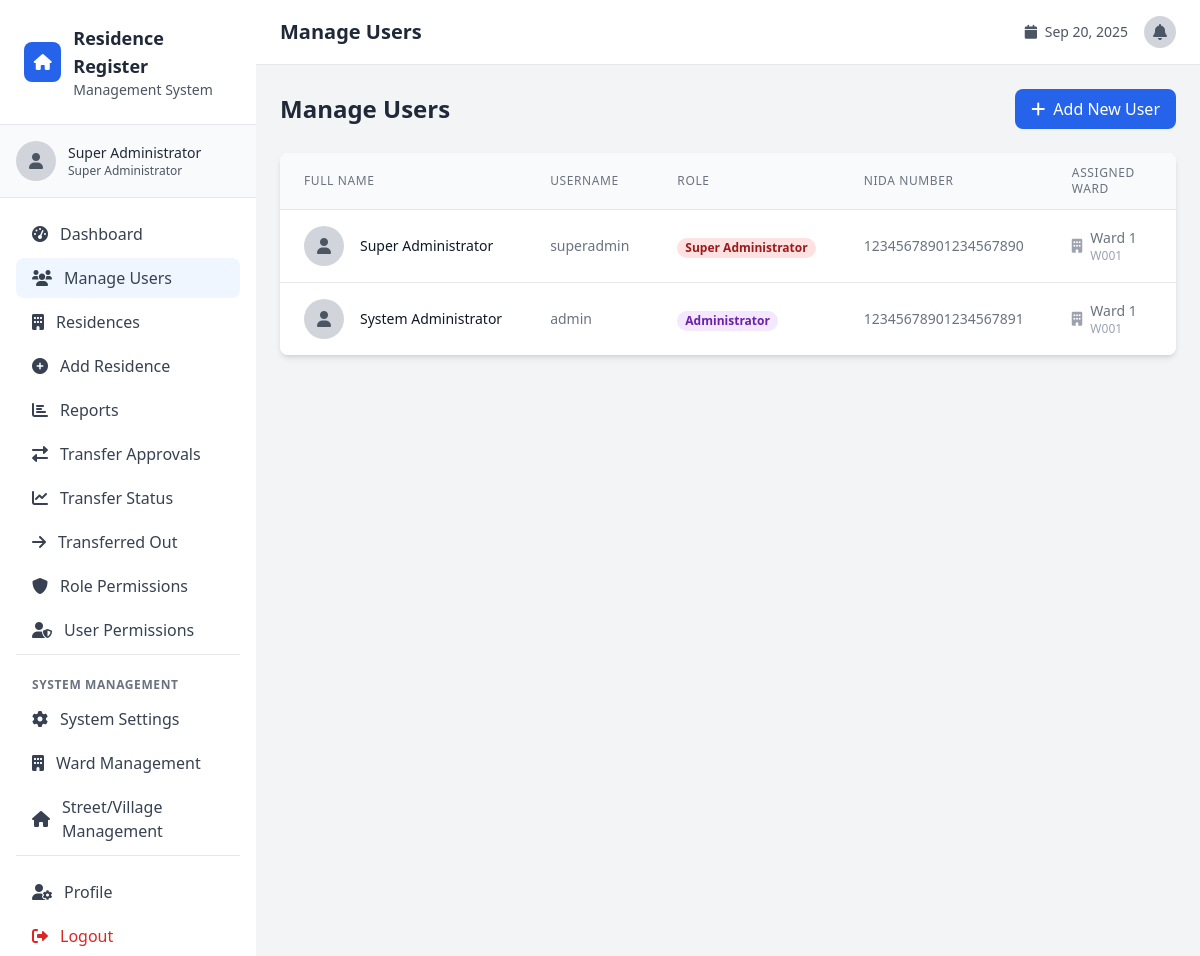
/users.php (signed in), run on the app's committed database.
### tables this page shows
CREATE TABLE users (
    id INT AUTO_INCREMENT PRIMARY KEY,
    full_name VARCHAR(255) NOT NULL,
    username VARCHAR(100) UNIQUE NOT NULL,
    password VARCHAR(255) NOT NULL,
    role ENUM('super_admin', 'admin', 'weo', 'veo', 'data_collector') NOT NULL,
    nida_number VARCHAR(20) UNIQUE NOT NULL,
    assigned_ward_id INT NULL,
    assigned_village_id INT NULL,
    created_at TIMESTAMP DEFAULT CURRENT_TIMESTAMP,
    updated_at TIMESTAMP DEFAULT CURRENT_TIMESTAMP ON UPDATE CURRENT_TIMESTAMP,
    is_active BOOLEAN DEFAULT TRUE,
    FOREIGN KEY (assigned_ward_id) REFERENCES wards(id),
    FOREIGN KEY (assigned_village_id) REFERENCES villages(id)
);

CREATE TABLE wards (
    id INT AUTO_INCREMENT PRIMARY KEY,
    ward_name VARCHAR(255) NOT NULL,
    ward_code VARCHAR(20) UNIQUE NOT NULL,
    description TEXT,
    is_active BOOLEAN DEFAULT TRUE,
    created_by INT NULL,
    created_at TIMESTAMP DEFAULT CURRENT_TIMESTAMP,
    updated_at TIMESTAMP DEFAULT CURRENT_TIMESTAMP ON UPDATE CURRENT_TIMESTAMP
);

### includes/functions.php (called while the page is built, shortened)
<?php
function getRoleDisplayName($role) {
    $roles = [
        'super_admin' => 'Super Administrator',
        'admin' => 'Administrator',
        'weo' => 'Ward Executive Officer',
        'veo' => 'Village Executive Officer'
    ];
    return $roles[$role] ?? $role;
}
?>

### users.php (the view, shortened to what this page needs)
<?php
require_once 'config/database.php';
require_once 'includes/functions.php';
try {
    if (isSuperAdmin()) {
        $stmt = $pdo->query("
            SELECT u.id, u.full_name, u.username, u.role, u.nida_number, u.created_at, u.is_active,
                   u.assigned_ward_id, u.assigned_village_id,
                   w.ward_name, w.ward_code,
                   v.village_name, v.village_code
            FROM users u
            LEFT JOIN wards w ON u.assigned_ward_id = w.id
            LEFT JOIN villages v ON u.assigned_village_id = v.id
            ORDER BY u.created_at DESC
        ");
    }
    if (isset($stmt)) {
        $users = $stmt->fetchAll();
    } else {
        $users = [];
    }
} catch (PDOException $e) {
    $error = 'Database error occurred';
}
include 'includes/header.php';
?>
<div class="space-y-6">
    <div class="flex justify-between items-center">
        <div>
            <h1 class="text-2xl font-bold text-gray-800">Manage Users</h1>
        </div>
        <a href="add_user.php" class="bg-blue-600 text-white px-4 py-2 rounded-lg hover:bg-blue-700 transition duration-200">
            <i class="fas fa-plus mr-2"></i>Add New User
        </a>
    </div>
    <div class="bg-white rounded-lg shadow-md overflow-hidden">
        <div class="overflow-x-auto">
            <table class="min-w-full divide-y divide-gray-200">
                <thead class="bg-gray-50">
                    <tr>
                        <th class="px-6 py-3 text-left text-xs font-medium text-gray-500 uppercase tracking-wider">Full Name</th>
                        <th class="px-6 py-3 text-left text-xs font-medium text-gray-500 uppercase tracking-wider">Username</th>
                        <th class="px-6 py-3 text-left text-xs font-medium text-gray-500 uppercase tracking-wider">Role</th>
                        <th class="px-6 py-3 text-left text-xs font-medium text-gray-500 uppercase tracking-wider">NIDA Number</th>
                        <th class="px-6 py-3 text-left text-xs font-medium text-gray-500 uppercase tracking-wider">Assigned Ward</th>
                        <th class="px-6 py-3 text-left text-xs font-medium text-gray-500 uppercase tracking-wider">Assigned Street/Village</th>
                    </tr>
                </thead>
                <tbody class="bg-white divide-y divide-gray-200">
                    <?php foreach ($users as $user): ?>
                    <tr class="hover:bg-gray-50">
                        <td class="px-6 py-4 whitespace-nowrap">
                            <div class="flex items-center">
                                <div class="w-10 h-10 bg-gray-300 rounded-full flex items-center justify-center">
                                    <i class="fas fa-user text-gray-600"></i>
                                </div>
                                <div class="ml-4">
                                    <div class="text-sm font-medium text-gray-900">
                                        <?php echo htmlspecialchars($user['full_name']); ?>
                                    </div>
                                </div>
                            </div>
                        </td>
                        <td class="px-6 py-4 whitespace-nowrap text-sm text-gray-500">
                            <?php echo htmlspecialchars($user['username']); ?>
                        </td>
                        <td class="px-6 py-4 whitespace-nowrap">
                            <span class="px-2 inline-flex text-xs leading-5 font-semibold rounded-full
                                <?php
                                switch($user['role']) {
                                    case 'super_admin': echo 'bg-red-100 text-red-800'; break;
                                    case 'admin': echo 'bg-purple-100 text-purple-800'; break;
                                }
                                ?>">
                                <?php echo getRoleDisplayName($user['role']); ?>
                            </span>
                        </td>
                        <td class="px-6 py-4 whitespace-nowrap text-sm text-gray-500">
                            <?php echo htmlspecialchars($user['nida_number']); ?>
                        </td>
                        <td class="px-6 py-4 whitespace-nowrap text-sm text-gray-500">
                            <?php if ($user['ward_name']): ?>
                                <div class="flex items-center">
                                    <i class="fas fa-building mr-2 text-gray-400"></i>
                                    <div>
                                        <div class="font-medium"><?php echo htmlspecialchars($user['ward_name']); ?></div>
                                        <div class="text-xs text-gray-400"><?php echo htmlspecialchars($user['ward_code']); ?></div>
                                    </div>
                                </div>
                            <?php else: ?>
                                <span class="text-gray-400 italic">Not assigned</span>
                            <?php endif; ?>
                        </td>
                        <td class="px-6 py-4 whitespace-nowrap text-sm text-gray-500">
                        </td>
                    </tr>
                    <?php endforeach; ?>
                </tbody>
            </table>
        </div>
    </div>
</div>
<?php include 'includes/footer.php'; ?>

### data on the page
users: full_name "Super Administrator", username "superadmin", role "Super Administrator", nida_number "12345678901234567890", assigned_ward.ward_name "Ward 1", assigned_ward.ward_code "W001"
users: full_name "System Administrator", username "admin", role "Administrator", nida_number "12345678901234567891", assigned_ward.ward_name "Ward 1", assigned_ward.ward_code "W001"

### other printed values
$_SESSION['user_name'] "Super Administrator"
getRoleDisplayName($_SESSION['user_role']) "Super Administrator"
$page_title "Manage Users"
